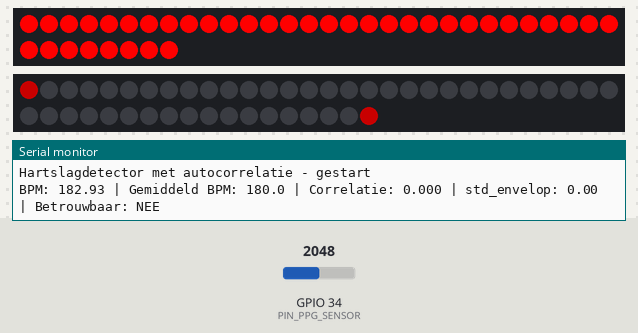
Simulated run of this sketch. Board: ESP32. Shown: 38 RGB LEDs in strip order, left to right, continuing on the next row, 48 RGB LEDs in strip order, left to right, continuing on the next row, the last lines printed to the serial monitor. The test bench sets the inputs (shaded band); at power-on: GPIO 34 (PIN_PPG_SENSOR) = 2048. Dim RGB values are drawn brighter than linear.

Above: at 2.6 s.
2.7 s: GPIO 34 (PIN_PPG_SENSOR) set to 2866
At 10.8 s:
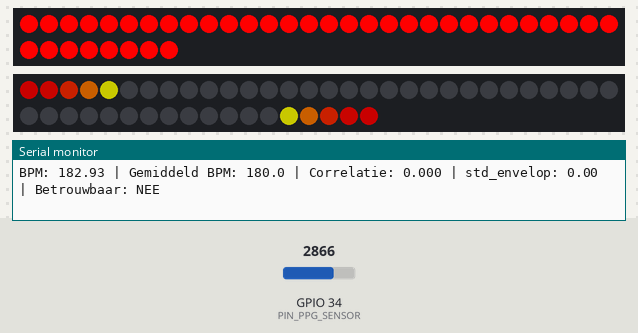
Timing chart, 0 to 12.3 s (numbered marks = the images above; inputs shaded):
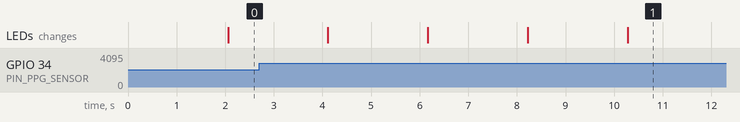

The sketch:

Hartketting_autocorrelatie.ino
```cpp
/*
  Hartslagmeting met autocorrelatie (ESP32 + PPG-sensor)
  --------------------------------------------------------
  - Meet de lichtintensiteit via een PPG-sensor op de oorlel
  - Berekent de Beats Per Minute op basis van autocorrelatie van de signaalenvelope
  - Stuurt twee LED-strips aan:
      * Grote hartstrip: Knippert ritmisch op de hartslag
      * Kettingstrip: Laat meer LEDs branden bij een hogere hartslag
  - Geschreven voor Lolin D32 Pro (ESP32)
*/

#include <Adafruit_NeoPixel.h> // Library voor de LED strip objecten

// === Hardware configuratie ===
#define PIN_PPG_SENSOR 34        // Analoge ingang waar de PPG-sensor op is aangesloten
#define PIN_HEART_LED_STRIP 33   // Pin voor LED-strip in het hart
#define PIN_CHAIN_LED_STRIP 32   // Pin voor LED-strip in de ketting

#define X_LEDS_HEART 38          // Aantal LEDs in het hart
#define X_LEDS_CHAIN 48          // Aantal LEDs in de ketting

// LED-strip objecten
Adafruit_NeoPixel LED_Heart(X_LEDS_HEART, PIN_HEART_LED_STRIP, NEO_GRBW + NEO_KHZ800);
Adafruit_NeoPixel LED_Chain(X_LEDS_CHAIN, PIN_CHAIN_LED_STRIP, NEO_GRBW + NEO_KHZ800);

// === Sampling instellingen ===
const int SAMPLE_FREQUENTION = 125; // Aantal Hertz (125 metingen per seconde)
const int SAMPLE_AMOUNT = 256;      // Aantal samples per meting (~2 seconden)

// === Buffers voor signaalverwerking ===
double raw_data[SAMPLE_AMOUNT]; // Ruwe data waardes uit de PPG sensor
double envelope[SAMPLE_AMOUNT]; // Envelop kijkt naar de langzaam veranderende amplitude over de tijd heen. Dit laat de hoofdperiodiek duidelijker zien

// === Parameters voor autocorrelatie ===
const double MIN_BPM = 40.0;
const double MAX_BPM = 180.0;

// === Hulpparameters ===
const int ENVELOPE_SMOOTH_WINDOW = 5; // Aantal samples voor gladstrijken van de envelope
double average_BPM = 0.0;   // Continue aanpasbaar gemiddelde BPM
int LED_value = 0;

// === Motion detectie ===
const double MOVEMENT_THRESHOLD = 200.0; // Als variantie groter is dan drempelwaarde, dan beweegt persoon en is meting onbetrouwbaar

// === Tijdmeting voor hart-LED ===
unsigned long previous_heartbeat_time = 0;
unsigned long heartbeat_interval_ms = 1000; // beginwaarde (wordt aangepast aan BPM)
bool heart_is_bonzing = false;

// === Variabelen voor LED ketting ===
int last_LED_chain_level = 0;
unsigned long last_chain_update = 0;
const unsigned long CHAIN_UPDATE_INTERVAL = 100; // ms tussen kettingupdates


// === Functie: Ruwe PPG-data inlezen ===
void Read_PPG() {
  unsigned long start_time = micros();
  // Lees X aantal analoge waardes en vul buffer
  for (int i = 0; i < SAMPLE_AMOUNT; i++) {
    raw_data[i] = analogRead(PIN_PPG_SENSOR); // waarde tussen 0 en 4095
    unsigned long doelTijd = start_time + (unsigned long)((i + 1) * (1000000.0 / SAMPLE_FREQUENTION));
    while (micros() < doelTijd); // wacht tot volgende sample
  }
}


// === Functie: Bereken BPM via autocorrelatie van de envelop ===
double Calculate_BPM(bool &reliable, double &std_envelope) {
  // 1. Pas DC-filter toe door gemiddelde te nemen. Dit om omgevingslicht te negeren
  double average = 0;
  for (int i = 0; i < SAMPLE_AMOUNT; i++) average += raw_data[i];
  average /= SAMPLE_AMOUNT;

  // Bereken absolute waarde
  for (int i = 0; i < SAMPLE_AMOUNT; i++)
    envelope[i] = fabs(raw_data[i] - average);

  // 2. Gladmaken van de envelope (moving average) (binnen een ongeveer 5 seconde window)
  for (int i = 0; i < SAMPLE_AMOUNT; i++) {
    double sum = 0;
    int counter = 0;
    for (int w = 0; w < ENVELOPE_SMOOTH_WINDOW; w++) {
      int idx = i - w;
      if (idx < 0) break;
      sum += envelope[idx];
      counter++;
    }
    envelope[i] = sum / counter;
  }

  // 3. Bereken standaardafwijking voor bewegingsdetectie
  double average_envelope = 0;
  for (int i = 0; i < SAMPLE_AMOUNT; i++) average_envelope += envelope[i];
  average_envelope /= SAMPLE_AMOUNT;

  double variance = 0;
  for (int i = 0; i < SAMPLE_AMOUNT; i++)
    variance += pow(envelope[i] - average_envelope, 2);
  variance /= SAMPLE_AMOUNT;
  std_envelope = sqrt(variance);

  bool movement = (std_envelope > MOVEMENT_THRESHOLD);

  // 4. Bereken genormaliseerde autocorrelatie
  // De autocorrelatie is de kruiscorrelatie van het signaal met zichzelf
  // In dit geval wordt de correlatie bekeken van het signaal met een in de tijd verschoven kopie van ditzelfde signaal
  int lag_min = max(2, (int)floor(SAMPLE_FREQUENTION / (MAX_BPM / 60.0)));
  int lag_max = min(SAMPLE_AMOUNT - 2, (int)ceil(SAMPLE_FREQUENTION / (MIN_BPM / 60.0)));

  int best_lag = lag_min;
  double best_correlation = -1.0;

  // Lag is de tijdverschuiving (vertraging)
  for (int lag = lag_min; lag <= lag_max; lag++) {
    double sumAB = 0, sumA2 = 0, sumB2 = 0;
    for (int i = 0; i < SAMPLE_AMOUNT - lag; i++) {
      double a = envelope[i];
      double b = envelope[i + lag];
      sumAB += a * b;
      sumA2 += a * a;
      sumB2 += b * b;
    }
    // Zoekt naar beste autocorrelatie --> beste lag
    double correlation = sumAB / (sqrt(sumA2 * sumB2) + 1e-12);
    if (correlation > best_correlation) {
      best_correlation = correlation;
      best_lag = lag;
    }
  }

  // 5. Zet lag om naar BPM
  double frequention_Hz = (double)SAMPLE_FREQUENTION / best_lag;
  double calculated_BPM = frequention_Hz * 60.0;

  // 6. Betrouwbaarheidscontrole (Geen beweging & Prima correlatie)
  reliable = !movement && (best_correlation > 0.25);

  // 7. Update continue aanpasbaar gemiddelde
  if (calculated_BPM < MIN_BPM || calculated_BPM > MAX_BPM) {
    if (average_BPM <= 0.1)
      average_BPM = constrain(calculated_BPM, MIN_BPM, MAX_BPM);
  } else {
    if (average_BPM <= 0.1) average_BPM = calculated_BPM;
    else {
      average_BPM = 0.83 * average_BPM + 0.17 * calculated_BPM; // Past gemiddelde aan. Deze waardes kunnen worden gefinetuned !!!
      LED_value = 255; // Hartslag gedetecteerd, dus activeer Hart LED strip
    }
  }

  // Bereken hartslag-interval in milliseconden
  heartbeat_interval_ms = (unsigned long)(60000.0 / max(1.0, average_BPM));

  // Seriële output
  Serial.print("BPM: "); Serial.print(calculated_BPM, 2);                     // Berekend met autocorrelarie en beste lag
  Serial.print(" | Gemiddeld BPM: "); Serial.print(average_BPM, 1);           // Gemiddeld BPM. Recentere metingen spelen zwaarder mee
  Serial.print(" | Correlatie: "); Serial.print(best_correlation, 3);         // Beste correlatiecoeëfficiënt geeft aan hoe sterk het signaal zich herhaalt. (Hoe betrouwbaar is de detectie)
  Serial.print(" | std_envelop: "); Serial.print(std_envelope, 2);            // Standaard deviatie van de envelop
  Serial.print(" | Betrouwbaar: "); Serial.println(reliable ? "JA" : "NEE");  // Meting is betrouwbaar wanneer er niet te veel beweging is en er een prima correlatie is

  return calculated_BPM;
}


// === LED Functie: Laat het hart bonzen ===
void Update_LED_Heart() {
  unsigned long now = millis(); // Verkrijg tijd in milliseconden
  static bool second_pulse = false;

  // Wacht tot er een hart klopping wordt gedetecteerd
  if (now - previous_heartbeat_time >= heartbeat_interval_ms) {
    previous_heartbeat_time = now;
    heart_is_bonzing = true;
    second_pulse = false;
  }

  // Laat hart 2x achter elkaar bonzen als hartslag wordt gedetecteerd
  if (heart_is_bonzing) {
    // Tijd sinds start van bonzing
    unsigned long phase = now - previous_heartbeat_time;

    // Eerste bons (0-120ms), tweede bons (200-320ms)
    if ((phase < 120) || (phase >= 200 && phase < 320)) {
      for (int i = 0; i < X_LEDS_HEART; i++) {
        LED_Heart.setPixelColor(i, LED_Heart.Color(255, 0, 0)); // Fel rood
      }
    } else {
      // Geleidelijke afzwakking
      int fade = map(phase, 0, heartbeat_interval_ms, 255, 0);
      fade = constrain(fade, 0, 255);
      for (int i = 0; i < X_LEDS_HEART; i++) {
        LED_Heart.setPixelColor(i, LED_Heart.Color(fade, 0, 0));
      }
    }

    LED_Heart.show();

    // Stop na één volledige hartslagperiode
    if (phase > heartbeat_interval_ms) {
      heart_is_bonzing = false;
    }
  }
}


// === LED Functie: Laat de ketting oplopen met BPM ===
void Update_LED_Chain() {
  unsigned long now = millis();
  if (now - last_chain_update < CHAIN_UPDATE_INTERVAL) return; // beperk updatefrequentie
  last_chain_update = now;

  // Bereken aantal LEDs dat moet branden op basis van BPM
  int active_leds = map((int)average_BPM, MIN_BPM, MAX_BPM, 0, X_LEDS_CHAIN / 2);
  active_leds = constrain(active_leds, 0, X_LEDS_CHAIN / 2);

  // Maak een vloeiende overgang
  if (active_leds > last_LED_chain_level)
    last_LED_chain_level++;
  else if (active_leds < last_LED_chain_level)
    last_LED_chain_level--;

  // Update ketting: symmetrisch van buiten naar binnen
  for (int i = 0; i < X_LEDS_CHAIN / 2; i++) {
    if (i < last_LED_chain_level) {
      int pixelHue = (i * 65536L / (X_LEDS_CHAIN / 2));
      uint32_t color = LED_Chain.gamma32(LED_Chain.ColorHSV(pixelHue));
      LED_Chain.setPixelColor(i, color);
      LED_Chain.setPixelColor(X_LEDS_CHAIN - i - 1, color);
    } else {
      LED_Chain.setPixelColor(i, 0);
      LED_Chain.setPixelColor(X_LEDS_CHAIN - i - 1, 0);
    }
  }
  LED_Chain.show();
}


void setup() {
  Serial.begin(115200);

  LED_Heart.begin(); // Initialiseer NeoPixel LED strip Heart object
  LED_Heart.setBrightness(0);
  LED_Heart.show();  // Turn OFF all pixels ASAP
  LED_Heart.setBrightness(255);

  LED_Chain.begin(); // Initialiseer NeoPixel LED strip Chain object
  LED_Chain.setBrightness(0);
  LED_Chain.show();
  LED_Chain.setBrightness(100);

  Serial.println("\nHartslagdetector met autocorrelatie - gestart");
}


void loop() {
  Read_PPG(); // Lees ~2 seconden aan data in
  bool reliable = false;
  double std_envelop = 0;
  Calculate_BPM(reliable, std_envelop);
  Update_LED_Heart();
  Update_LED_Chain();
}
```
